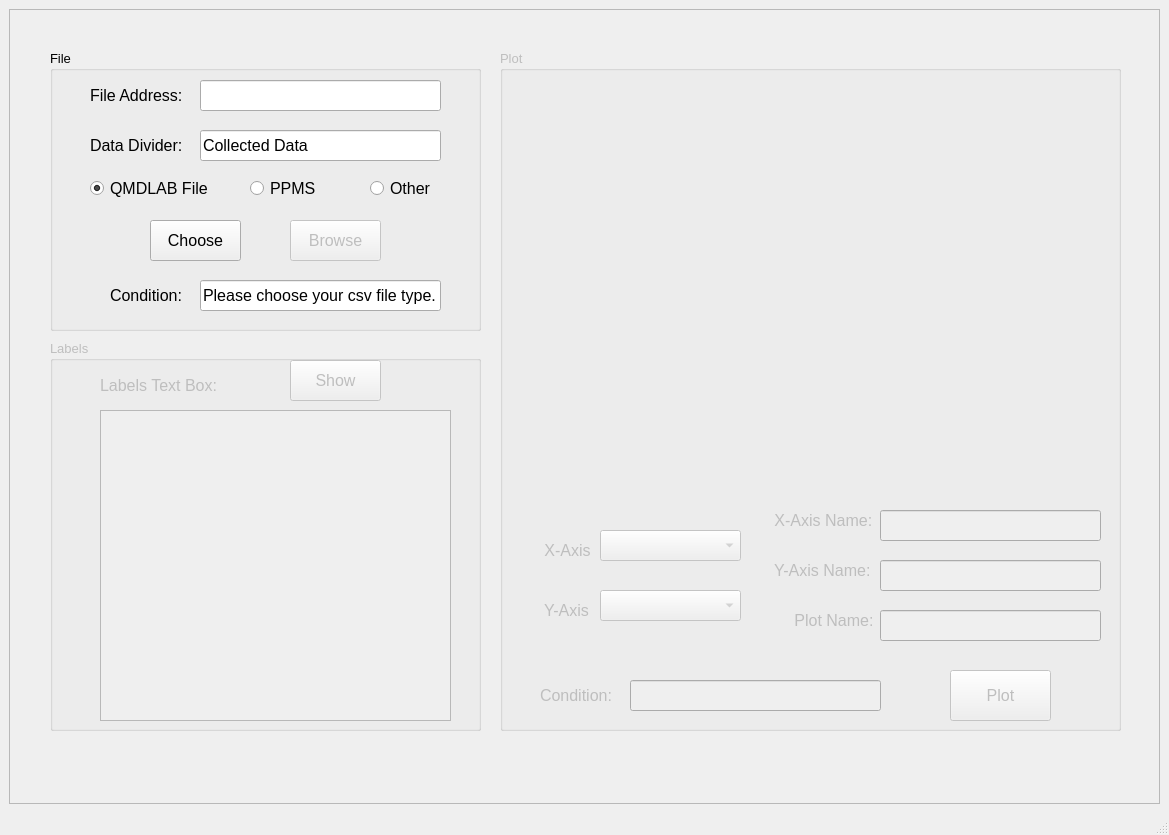
<?xml version="1.0" encoding="UTF-8"?>
<ui version="4.0">
 <class>MainWindow</class>
 <widget class="QMainWindow" name="MainWindow">
  <property name="geometry">
   <rect>
    <x>0</x>
    <y>0</y>
    <width>1169</width>
    <height>835</height>
   </rect>
  </property>
  <property name="windowTitle">
   <string>MainWindow</string>
  </property>
  <widget class="QWidget" name="centralwidget">
   <layout class="QGridLayout" name="gridLayout_2">
    <item row="0" column="0">
     <layout class="QGridLayout" name="gridLayout">
      <item row="0" column="0">
       <widget class="QScrollArea" name="scrollArea">
        <property name="widgetResizable">
         <bool>true</bool>
        </property>
        <widget class="QWidget" name="scrollAreaWidgetContents">
         <property name="geometry">
          <rect>
           <x>0</x>
           <y>0</y>
           <width>1147</width>
           <height>793</height>
          </rect>
         </property>
         <widget class="QGroupBox" name="groupBox_file">
          <property name="geometry">
           <rect>
            <x>40</x>
            <y>40</y>
            <width>431</width>
            <height>281</height>
           </rect>
          </property>
          <property name="font">
           <font>
            <pointsize>10</pointsize>
           </font>
          </property>
          <property name="title">
           <string>File</string>
          </property>
          <widget class="QLineEdit" name="lineEdit_address">
           <property name="geometry">
            <rect>
             <x>150</x>
             <y>30</y>
             <width>241</width>
             <height>31</height>
            </rect>
           </property>
           <property name="font">
            <font>
             <pointsize>12</pointsize>
            </font>
           </property>
          </widget>
          <widget class="QPushButton" name="pushButton_browse">
           <property name="enabled">
            <bool>false</bool>
           </property>
           <property name="geometry">
            <rect>
             <x>240</x>
             <y>170</y>
             <width>91</width>
             <height>41</height>
            </rect>
           </property>
           <property name="font">
            <font>
             <pointsize>12</pointsize>
            </font>
           </property>
           <property name="text">
            <string>Browse</string>
           </property>
          </widget>
          <widget class="QLabel" name="label">
           <property name="geometry">
            <rect>
             <x>40</x>
             <y>30</y>
             <width>91</width>
             <height>31</height>
            </rect>
           </property>
           <property name="font">
            <font>
             <pointsize>12</pointsize>
            </font>
           </property>
           <property name="text">
            <string>File Address:</string>
           </property>
          </widget>
          <widget class="QLabel" name="label_4">
           <property name="geometry">
            <rect>
             <x>60</x>
             <y>230</y>
             <width>81</width>
             <height>31</height>
            </rect>
           </property>
           <property name="font">
            <font>
             <pointsize>12</pointsize>
            </font>
           </property>
           <property name="text">
            <string>Condition:</string>
           </property>
          </widget>
          <widget class="QLineEdit" name="lineEdit_condition1">
           <property name="geometry">
            <rect>
             <x>150</x>
             <y>230</y>
             <width>241</width>
             <height>31</height>
            </rect>
           </property>
           <property name="font">
            <font>
             <pointsize>12</pointsize>
            </font>
           </property>
           <property name="text">
            <string>Please choose your csv file type.</string>
           </property>
          </widget>
          <widget class="QLabel" name="label_10">
           <property name="geometry">
            <rect>
             <x>40</x>
             <y>80</y>
             <width>91</width>
             <height>31</height>
            </rect>
           </property>
           <property name="font">
            <font>
             <pointsize>12</pointsize>
            </font>
           </property>
           <property name="text">
            <string>Data Divider:</string>
           </property>
          </widget>
          <widget class="QLineEdit" name="lineEdit_divider">
           <property name="geometry">
            <rect>
             <x>150</x>
             <y>80</y>
             <width>241</width>
             <height>31</height>
            </rect>
           </property>
           <property name="font">
            <font>
             <pointsize>12</pointsize>
            </font>
           </property>
           <property name="text">
            <string>Collected Data</string>
           </property>
          </widget>
          <widget class="QRadioButton" name="radioButton_qmd">
           <property name="geometry">
            <rect>
             <x>40</x>
             <y>130</y>
             <width>121</width>
             <height>17</height>
            </rect>
           </property>
           <property name="font">
            <font>
             <pointsize>12</pointsize>
            </font>
           </property>
           <property name="text">
            <string>QMDLAB File</string>
           </property>
           <property name="checked">
            <bool>true</bool>
           </property>
          </widget>
          <widget class="QRadioButton" name="radioButton_ppms">
           <property name="geometry">
            <rect>
             <x>200</x>
             <y>130</y>
             <width>71</width>
             <height>17</height>
            </rect>
           </property>
           <property name="font">
            <font>
             <pointsize>12</pointsize>
            </font>
           </property>
           <property name="text">
            <string>PPMS</string>
           </property>
          </widget>
          <widget class="QRadioButton" name="radioButton_other">
           <property name="geometry">
            <rect>
             <x>320</x>
             <y>130</y>
             <width>71</width>
             <height>17</height>
            </rect>
           </property>
           <property name="font">
            <font>
             <pointsize>12</pointsize>
            </font>
           </property>
           <property name="text">
            <string>Other</string>
           </property>
          </widget>
          <widget class="QPushButton" name="pushButton_choose">
           <property name="enabled">
            <bool>true</bool>
           </property>
           <property name="geometry">
            <rect>
             <x>100</x>
             <y>170</y>
             <width>91</width>
             <height>41</height>
            </rect>
           </property>
           <property name="font">
            <font>
             <pointsize>12</pointsize>
            </font>
           </property>
           <property name="text">
            <string>Choose</string>
           </property>
          </widget>
         </widget>
         <widget class="QGroupBox" name="groupBox_plot">
          <property name="enabled">
           <bool>false</bool>
          </property>
          <property name="geometry">
           <rect>
            <x>490</x>
            <y>40</y>
            <width>621</width>
            <height>681</height>
           </rect>
          </property>
          <property name="font">
           <font>
            <pointsize>10</pointsize>
           </font>
          </property>
          <property name="title">
           <string>Plot</string>
          </property>
          <widget class="QWidget" name="widget" native="true">
           <property name="geometry">
            <rect>
             <x>10</x>
             <y>30</y>
             <width>601</width>
             <height>411</height>
            </rect>
           </property>
           <widget class="MatplotlibWidget" name="mplwidget">
            <property name="geometry">
             <rect>
              <x>290</x>
              <y>200</y>
              <width>16</width>
              <height>16</height>
             </rect>
            </property>
           </widget>
          </widget>
          <widget class="QComboBox" name="comboBox_x">
           <property name="geometry">
            <rect>
             <x>100</x>
             <y>480</y>
             <width>141</width>
             <height>31</height>
            </rect>
           </property>
           <property name="font">
            <font>
             <pointsize>12</pointsize>
            </font>
           </property>
          </widget>
          <widget class="QComboBox" name="comboBox_y">
           <property name="geometry">
            <rect>
             <x>100</x>
             <y>540</y>
             <width>141</width>
             <height>31</height>
            </rect>
           </property>
           <property name="font">
            <font>
             <pointsize>12</pointsize>
            </font>
           </property>
          </widget>
          <widget class="QPushButton" name="pushButton_plot">
           <property name="geometry">
            <rect>
             <x>450</x>
             <y>620</y>
             <width>101</width>
             <height>51</height>
            </rect>
           </property>
           <property name="font">
            <font>
             <pointsize>12</pointsize>
            </font>
           </property>
           <property name="text">
            <string>Plot</string>
           </property>
          </widget>
          <widget class="QLabel" name="label_2">
           <property name="geometry">
            <rect>
             <x>40</x>
             <y>490</y>
             <width>61</width>
             <height>21</height>
            </rect>
           </property>
           <property name="font">
            <font>
             <pointsize>12</pointsize>
            </font>
           </property>
           <property name="text">
            <string> X-Axis</string>
           </property>
          </widget>
          <widget class="QLabel" name="label_3">
           <property name="geometry">
            <rect>
             <x>40</x>
             <y>550</y>
             <width>61</width>
             <height>21</height>
            </rect>
           </property>
           <property name="font">
            <font>
             <pointsize>12</pointsize>
            </font>
           </property>
           <property name="text">
            <string> Y-Axis</string>
           </property>
          </widget>
          <widget class="QLabel" name="label_5">
           <property name="geometry">
            <rect>
             <x>40</x>
             <y>630</y>
             <width>91</width>
             <height>31</height>
            </rect>
           </property>
           <property name="font">
            <font>
             <pointsize>12</pointsize>
            </font>
           </property>
           <property name="text">
            <string>Condition:</string>
           </property>
          </widget>
          <widget class="QLineEdit" name="lineEdit_condition2">
           <property name="geometry">
            <rect>
             <x>130</x>
             <y>630</y>
             <width>251</width>
             <height>31</height>
            </rect>
           </property>
           <property name="font">
            <font>
             <pointsize>12</pointsize>
            </font>
           </property>
           <property name="text">
            <string/>
           </property>
          </widget>
          <widget class="QLabel" name="label_7">
           <property name="geometry">
            <rect>
             <x>270</x>
             <y>460</y>
             <width>101</width>
             <height>21</height>
            </rect>
           </property>
           <property name="font">
            <font>
             <pointsize>12</pointsize>
            </font>
           </property>
           <property name="text">
            <string> X-Axis Name:</string>
           </property>
          </widget>
          <widget class="QLineEdit" name="lineEdit_x">
           <property name="geometry">
            <rect>
             <x>380</x>
             <y>460</y>
             <width>221</width>
             <height>31</height>
            </rect>
           </property>
          </widget>
          <widget class="QLabel" name="label_8">
           <property name="geometry">
            <rect>
             <x>270</x>
             <y>510</y>
             <width>111</width>
             <height>21</height>
            </rect>
           </property>
           <property name="font">
            <font>
             <pointsize>12</pointsize>
            </font>
           </property>
           <property name="text">
            <string> Y-Axis Name:</string>
           </property>
          </widget>
          <widget class="QLineEdit" name="lineEdit_y">
           <property name="geometry">
            <rect>
             <x>380</x>
             <y>510</y>
             <width>221</width>
             <height>31</height>
            </rect>
           </property>
          </widget>
          <widget class="QLabel" name="label_9">
           <property name="geometry">
            <rect>
             <x>290</x>
             <y>560</y>
             <width>111</width>
             <height>21</height>
            </rect>
           </property>
           <property name="font">
            <font>
             <pointsize>12</pointsize>
            </font>
           </property>
           <property name="text">
            <string> Plot Name:</string>
           </property>
          </widget>
          <widget class="QLineEdit" name="lineEdit_name">
           <property name="geometry">
            <rect>
             <x>380</x>
             <y>560</y>
             <width>221</width>
             <height>31</height>
            </rect>
           </property>
          </widget>
         </widget>
         <widget class="QGroupBox" name="groupBox_labels">
          <property name="enabled">
           <bool>false</bool>
          </property>
          <property name="geometry">
           <rect>
            <x>40</x>
            <y>330</y>
            <width>431</width>
            <height>391</height>
           </rect>
          </property>
          <property name="font">
           <font>
            <pointsize>10</pointsize>
           </font>
          </property>
          <property name="title">
           <string>Labels</string>
          </property>
          <widget class="QLabel" name="label_6">
           <property name="geometry">
            <rect>
             <x>50</x>
             <y>30</y>
             <width>141</width>
             <height>31</height>
            </rect>
           </property>
           <property name="font">
            <font>
             <pointsize>12</pointsize>
            </font>
           </property>
           <property name="text">
            <string>Labels Text Box:</string>
           </property>
          </widget>
          <widget class="QPushButton" name="pushButton_show">
           <property name="geometry">
            <rect>
             <x>240</x>
             <y>20</y>
             <width>91</width>
             <height>41</height>
            </rect>
           </property>
           <property name="font">
            <font>
             <pointsize>12</pointsize>
            </font>
           </property>
           <property name="text">
            <string>Show</string>
           </property>
          </widget>
          <widget class="QTextEdit" name="textEdit_labels">
           <property name="geometry">
            <rect>
             <x>50</x>
             <y>70</y>
             <width>351</width>
             <height>311</height>
            </rect>
           </property>
           <property name="font">
            <font>
             <pointsize>16</pointsize>
            </font>
           </property>
          </widget>
         </widget>
        </widget>
       </widget>
      </item>
     </layout>
    </item>
   </layout>
  </widget>
  <widget class="QStatusBar" name="statusbar"/>
 </widget>
 <customwidgets>
  <customwidget>
   <class>MatplotlibWidget</class>
   <extends>QWidget</extends>
   <header>matplotlibwidget</header>
  </customwidget>
 </customwidgets>
 <resources/>
 <connections/>
</ui>
